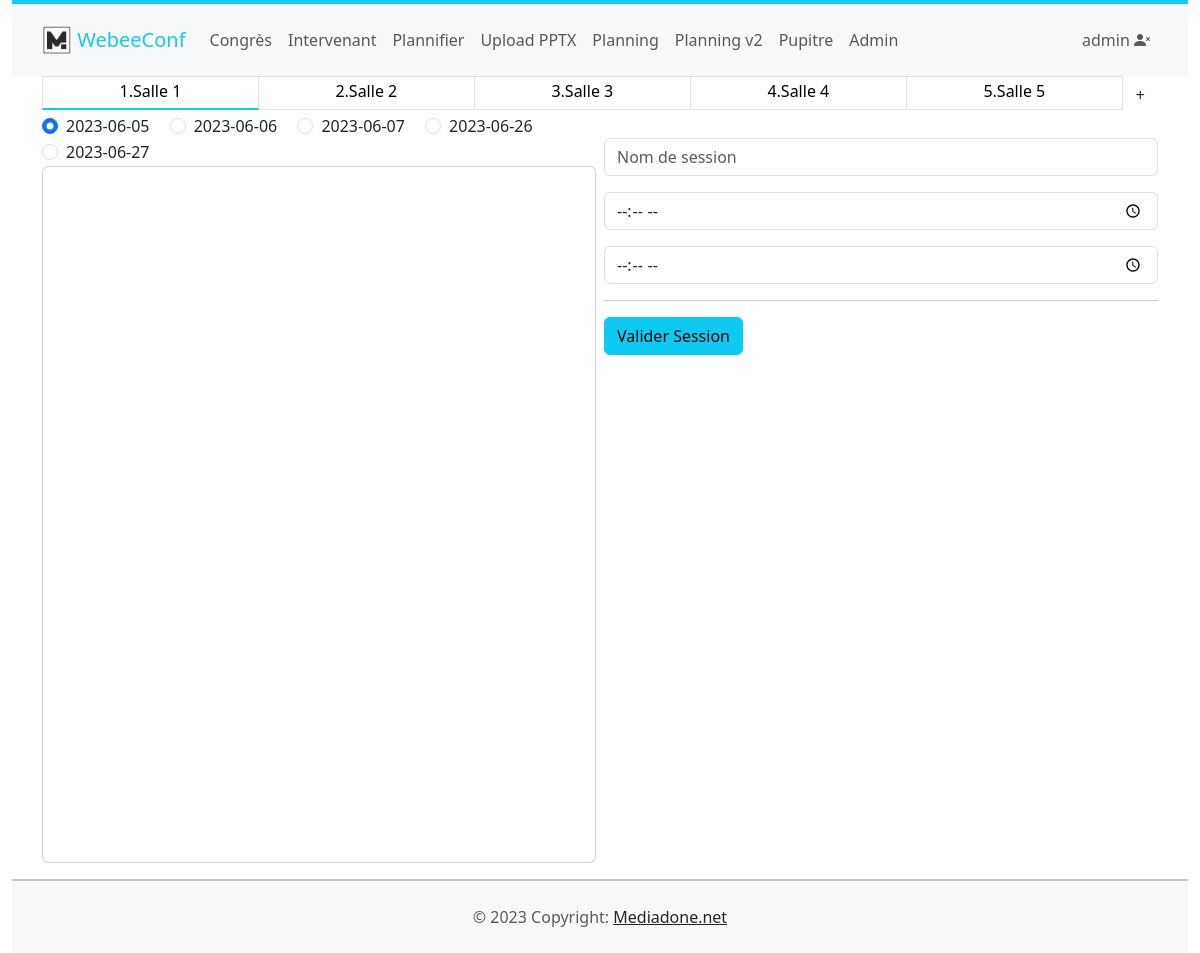
Page /planning/create (signed in) on the committed database.
### planning/models.py (models this page shows, shortened)
class Room(models.Model):
	congress = models.ForeignKey(Congress, related_name="event_conf_name", on_delete=models.CASCADE)
	name = models.CharField(max_length=250)
	number = models.SmallIntegerField(default=1)  # numero de la salle pour cle du live
	inprogress = models.CharField(max_length=250, blank=True) # titre presentation en cours dans l'attente

class Day(models.Model):
    congress = models.ForeignKey(Congress, related_name="confs_days", on_delete=models.CASCADE)
    date = models.CharField(primary_key=True, max_length=24) #primary_key=True

### planning/views.py (the view)
# urls.py: path('create', views.create, name='create'),
def create(request):
    congres = Congress.objects.get()
    rooms = Room.objects.filter(congress__pk=congres.pk)
    days = Day.objects.filter(congress__pk=congres.pk)
    pform = PresentationForm()
    sform = SessionForm()
    return render(request, "Planning/create.html", {'rooms': rooms,'days': days,"sess_form":sform, "pres_form":pform})

### planning/forms.py
class SessionForm(forms.Form):
    id = forms.CharField(label='', initial=-1,widget=forms.TextInput(attrs={'type': 'hidden', 'id':"sess_id"}) )
    name = forms.CharField(label='',widget=forms.TextInput(attrs={'placeholder': 'Nom de session', 'id':"sess_name"}) )
    date1 = forms.CharField(label='',widget=forms.TimeInput(attrs={'type': 'time','format':'%H:%M','placeholder': 'Heure de début', 'id':"sess_time1"}) )
    date2 = forms.CharField(label='',widget=forms.TimeInput(attrs={'type': 'time','format':'%H:%M','placeholder': 'Heure de fin', 'id':"sess_time2"}) )

class PresentationForm(forms.Form):
    id = forms.CharField(label='', initial=-1,widget=forms.TextInput(attrs={'type': 'hidden', 'id':"pres_id"}) )
    name = forms.CharField(label='',widget=forms.TextInput(attrs={'placeholder': 'Titre de la présentation', 'id':"pres_name"}) )
    duration = forms.CharField(label='',widget=forms.TextInput(attrs={'placeholder': 'Durée de la présentation', 'id':"pres_duration"}) )
    author = forms.ModelChoiceField(queryset=Intervenant.objects.all(), label='',widget=forms.Select(attrs={'placeholder': 'Auteurs', 'id':"pres_author"}) )
    author1 = forms.ModelChoiceField(queryset=Intervenant.objects.all(), label='',widget=forms.Select(attrs={'placeholder': 'Auteurs', 'id':"pres_author1"}) )
    author2 = forms.ModelChoiceField(queryset=Intervenant.objects.all(), label='',widget=forms.Select(attrs={'placeholder': 'Auteurs', 'id':"pres_author2"}) )

### planning/models.py (called while the page is built)
    def __str__(self):
        return f'{self.nom} {self.prenom}'

### planning/templates/planning/create.html (shortened to what this page needs)
{% extends 'planning/base.html' %}
{% load static %}
{% block body %}
{% load crispy_forms_tags %}
<div class="row">
  <div class="col-md-12">
    <div class="list-group list-group-horizontal">
      <div class="list-group list-group-horizontal" id="rooms">
        {% for room in rooms %}
        <a href="javascript:setRoomLive('{{room.number}}', '{{room.id}}', '{{ rooms|length }}', '{{room.moderator.id}}')"
          class="list-group-item list-group-item-action text-center rounded-0"
          style=" border-bottom: 2px solid #1ce; height: 34px; padding: 2px 7px;" id="room_id{{ forloop.counter }}">
          {{room.number}}.{{room.name}}</a>
        {% empty %}
        <p> Désolé, pas de salles disponibles !</p>
        {% endfor %}
      </div>
      <button id="add_room" class="btn">+</button>
    </div>
  </div>
  <br>
</div>
<div class="container-fluid  p-0">
  <div class="row g-2">
    <div class="col-md-6">
      {% for day in days %}
      <div class="form-check form-check-inline">
        <input class="form-check-input" type="radio" name="radio_dates" id="radio_dates" value={{day.date}}
          onclick="setDate('{{day.date}}')">
        <label class="form-check-label" for="inlineRadio1">{{day.date}}</label>
      </div>
      {% endfor %}
      <div class="card">
        <div class="card-body" data-mdb-perfect-scrollbar="true"
          style="padding-right:0; padding-left:0; height:695px; overflow-y: scroll;">
          <div class="list-group planning-area">
          </div>
        </div>
      </div>
    </div>
    <div class="col-md-6">
      <br>
      <div id="form_sess">
        {{ sess_form|crispy }}
        <hr>
        <button class="btn btn-info" id="sess_submit">Valider Session</button>
      </div>
    </div>
  </div>
</div>
{% endblock %}

### templates/layouts/_nav.html (shortened to what this page needs)
<div class="container-fluid">
<nav class="navbar navbar-expand-lg navbar-light bg-light navbar2">
  <div class="container">
    <a class="navbar-brand navbar3"  href="{% url 'home' %}">
    <img src="/media/images/logo.jpg" width="30" height="30" class="d-inline-block align-top" alt="">
    WebeeConf
  </a>
    <div class="collapse navbar-collapse" id="navbarTogglerDemo03">
      <ul class="navbar-nav me-auto mb-2 mb-lg-0">
        <li class="nav-item">
          <a class="nav-link" href="{% url 'planning:congres' %}"> Congrès </a>
        </li>
        <li class="nav-item">
          <a class="nav-link" href="{% url 'planning:intervenant' %}"> Intervenant </a>
        </li>
        <li class="nav-item">
          <a class="nav-link" href="{% url 'planning:create' %}"> Plannifier </a>
        </li>
        <li class="nav-item">
          <a class="nav-link" href="{% url 'planning:upload' %}"> Upload PPTX </a>
        </li>
        <li class="nav-item">
          <a class="nav-link" href="{% url 'planning:show' %}"> Planning </a>
        </li>
        <li class="nav-item">
          <a class="nav-link" href="{% url 'planning:planning' %}"> Planning v2 </a>
        </li>
        <li class="nav-item">
          <a class="nav-link" href="{% url 'planning:pupitre' %}"> Pupitre </a>
        </li>
         <li class="nav-item">
          <a class="nav-link" href="{% url 'admin:index' %}"> Admin </a>
        </li>
      </ul>
    <div class="d-flex align-items-center">
        <ul class="navbar-nav me-auto mb-2 mb-lg-0">
          {% if user.is_authenticated %}
            <li class="nav-item">
              <a class="nav-link " href="#"   role="button" > {{user.username}} <i class="bi bi-person-x-fill"></i>
              </a>
            </li>
          {% endif %}
        </ul>
      </div>
    </div>
  </div>
</nav>
</div>

### static/css/styles.css (style rules this page uses)
.navbar2 { background-color: #000; border-top: 4px solid #1ce; padding: 1em 0; }
.navbar3 { color: #1ce; }
#rooms { width: 100%; }
.list-group { width: 100%; height: 100%; }

### rows in the picture
Room: number "1", name "Salle 1"
Room: number "2", name "Salle 2"
Room: number "3", name "Salle 3"
Room: number "4", name "Salle 4"
Room: number "5", name "Salle 5"
Day: date "2023-06-05"
Day: date "2023-06-06"
Day: date "2023-06-07"
Day: date "2023-06-26"
Day: date "2023-06-27"

### other values in the picture
{{ user.username }} "admin"
